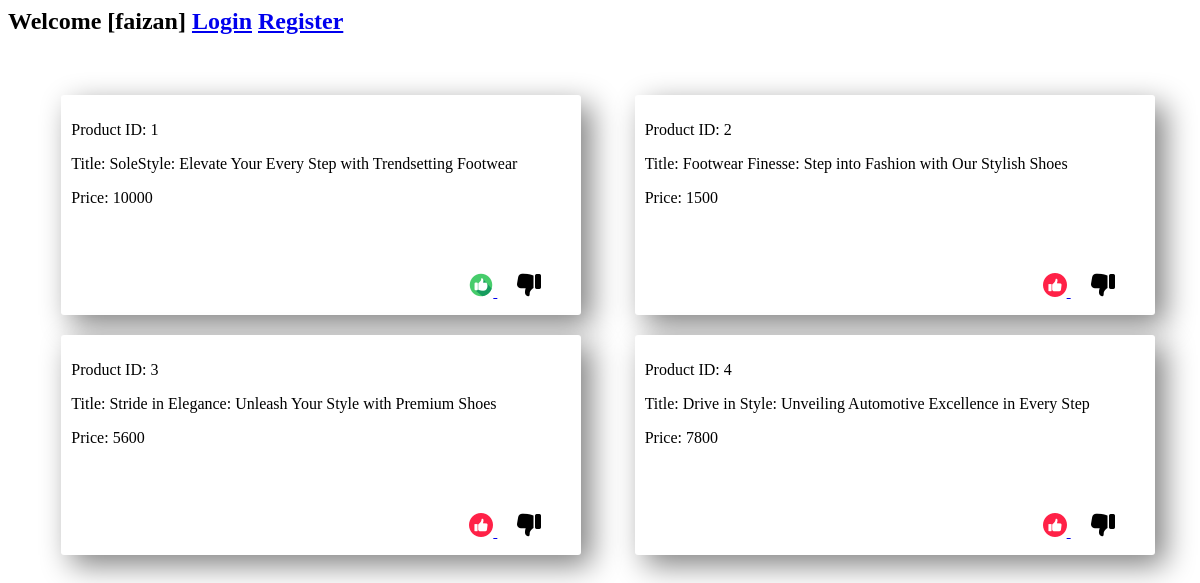
Page /index.php (signed in) on the committed database.
### tables this page shows
CREATE TABLE `sampe_products` (
  `id` int(11) NOT NULL,
  `title` varchar(150) NOT NULL,
  `price` int(11) NOT NULL
);

### index.php (the view, shortened to what this page needs)
<?php
include "config.php";
echo "<h2> Welcome [" . $_SESSION['logins_name'] . "] <a href='login/login.html'>Login</a> <a href='register/reister.html'>Register</a> </h2>";
$stmt = mysqli_prepare($conn, "SELECT * FROM sampe_products");
$stmt->execute();
$result = $stmt->get_result();
echo "<div class='handler_div'>";
while ($row = mysqli_fetch_assoc($result)) {
    echo "<div class='product_main_div'>";
    echo "<p> Product ID: " . $row['id'] . " </p>";
    echo "<p> Title: " . $row['title'] . " </p>";
    echo "<p> Price: " . $row['price'] . " </p>";
    echo "<div class='like_dislike_handler_main_div'>";
    $userLikeStmt = mysqli_prepare($conn, "SELECT * FROM like_dislike_table WHERE user_id = ? AND is_like = ? AND product_id = ?");
    $likeValue = 1;
    $userLikeStmt->bind_param("iii", $_SESSION['logins'], $likeValue, $row['id']);
    $userLikeStmt->execute();
    $userLikeResult = $userLikeStmt->get_result();
    if ($userLikeResult->num_rows > 0) {
        echo "<a href='like_dislike_process.php?like=1&pro_id=" . $row['id'] . "'> <img src='images/like.png' class='un_like'> </a>";
    } else {
        echo "<a href='like_dislike_process.php?like=1&pro_id=" . $row['id'] . "'> <img src='images/un_like.png' class='un_like'> </a>";
    }
    $userDislike = mysqli_prepare($conn, "SELECT * FROM like_dislike_table WHERE user_id = ? AND is_like = ? AND product_id = ?");
    $dislikeValue = 0;
    $userDislike->bind_param("iii", $_SESSION['logins'], $dislikeValue, $row['id']);
    $userDislike->execute();
    $userDislikeResult = $userDislike->get_result();
    if (mysqli_num_rows($userDislikeResult) > 0) {
        echo "<a href='like_dislike_process.php?dislike=0&pro_id=" . $row['id'] . "'> <img src='images/disgusted.png' class='un_dislike'></a>";
    } else {
        echo "<a href='like_dislike_process.php?dislike=0&pro_id=" . $row['id'] . "'> <img src='images/un_dislike.png' class='un_dislike'></a>";
    }
    echo "</div>";
    echo "</div>";
}
echo "</div>";

### css.php (style rules this page uses)
.handler_div { display: flex; justify-content: space-evenly; align-items: center; flex-wrap: wrap; width: 100vw; height: auto; margin-top: 40px; }
.product_main_div { width: 500px; height: 200px; padding: 10px; background: white; box-shadow: 10px 10px 30px gray; color: black; border-radius: 3px; margin-top: 20px; }
.un_dislike { margin-left: 20px; }
.like_dislike_handler_main_div { float: right; margin-top: 50px; margin-right: 30px; }

### rows in the picture
sampe_products: id "1", title "SoleStyle: Elevate Your Every Step with Trendsetting Footwear", price "10000"
sampe_products: id "2", title "Footwear Finesse: Step into Fashion with Our Stylish Shoes", price "1500"
sampe_products: id "3", title "Stride in Elegance: Unleash Your Style with Premium Shoes", price "5600"
sampe_products: id "4", title "Drive in Style: Unveiling Automotive Excellence in Every Step", price "7800"

### other values in the picture
$_SESSION['logins_name'] "faizan"
